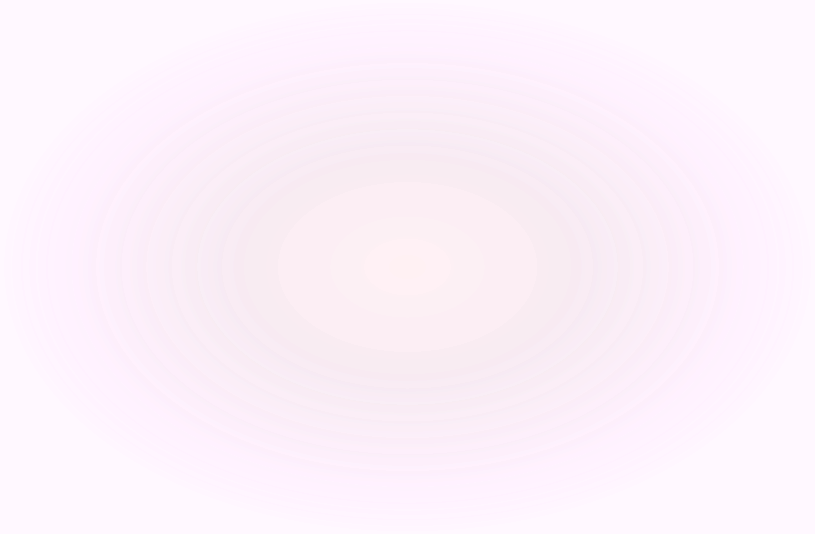
<?xml version="1.0" encoding="UTF-8"?>
<ui version="4.0">
 <class>statemp</class>
 <widget class="QDialog" name="statemp">
  <property name="geometry">
   <rect>
    <x>0</x>
    <y>0</y>
    <width>815</width>
    <height>534</height>
   </rect>
  </property>
  <property name="windowTitle">
   <string>statistique</string>
  </property>
  <property name="styleSheet">
   <string notr="true">background-color: qradialgradient(spread:pad, cx:0.5, cy:0.5, radius:0.5, fx:0.5, fy:0.5, stop:0 rgba(255, 102, 125, 11), stop:0.423729 rgba(180, 47, 126, 13), stop:0.855932 rgba(255, 170, 255, 20), stop:1 rgba(255, 170, 255, 13));</string>
  </property>
 </widget>
 <resources/>
 <connections/>
</ui>
